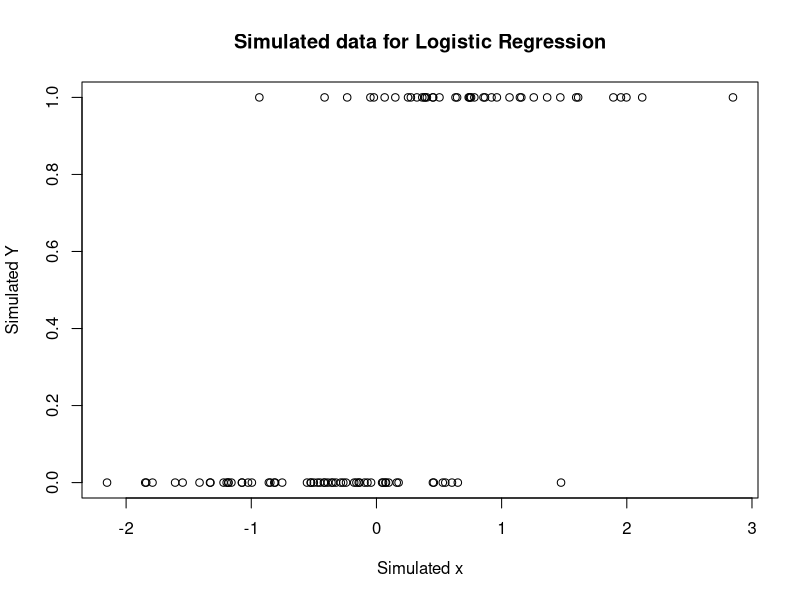

The R source for this figure:
## ---- chunk 1
set.seed(112358)
n <- 100
beta_0 <- -0.5
beta_1 <- 2
x <- rnorm(n)
eta <- beta_0 + beta_1 * x
prob <- 1 / (1 + exp(-eta))
y <- rbinom(n, 1, prob)
sim_data <- data.frame(y, x, prob)
plot(sim_data$x, sim_data$y,
     xlab = "Simulated x", ylab = "Simulated Y",
     main = "Simulated data for Logistic Regression"
)
## ---- chunk 2
compute_score <- function(beta0, beta1, data) {
  x <- data$x
  y <- data$y
  
  eta <- beta0 + beta1 * x
  pi <- 1 / (1 + exp(-eta))  # predicted probabilities
  
  residual <- y - pi  # (y_i - pi_i)
  
  score_0 <- sum(residual)
  score_1 <- sum(residual * x)
  
  c(score_0, score_1)
}

# Example: compute the score at the true parameters
compute_score(beta0 = -0.5, beta1 = 2, data = sim_data)
## ---- chunk 3

